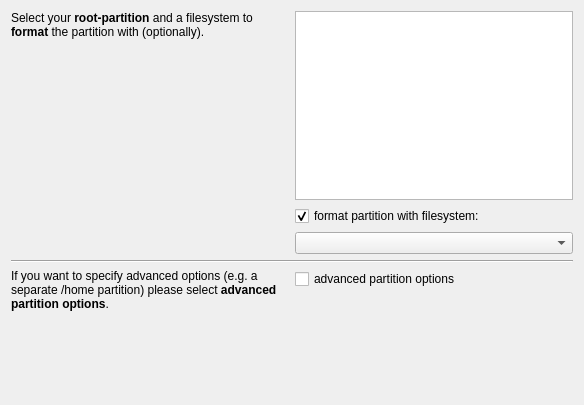
<?xml version="1.0" encoding="UTF-8"?>
<ui version="4.0">
 <class>wpRootPartition</class>
 <widget class="QWizardPage" name="wpRootPartition">
  <property name="geometry">
   <rect>
    <x>0</x>
    <y>0</y>
    <width>584</width>
    <height>405</height>
   </rect>
  </property>
  <property name="windowTitle">
   <string>WizardPage</string>
  </property>
  <property name="title">
   <string>Partitions</string>
  </property>
  <property name="subTitle">
   <string>Select root partition</string>
  </property>
  <layout class="QGridLayout" name="gridLayout">
   <item row="0" column="0" rowspan="3">
    <widget class="QLabel" name="lblHelpText">
     <property name="sizePolicy">
      <sizepolicy hsizetype="MinimumExpanding" vsizetype="Expanding">
       <horstretch>0</horstretch>
       <verstretch>0</verstretch>
      </sizepolicy>
     </property>
     <property name="minimumSize">
      <size>
       <width>150</width>
       <height>0</height>
      </size>
     </property>
     <property name="text">
      <string>&lt;!DOCTYPE HTML PUBLIC &quot;-//W3C//DTD HTML 4.0//EN&quot; &quot;http://www.w3.org/TR/REC-html40/strict.dtd&quot;&gt;
&lt;html&gt;&lt;head&gt;&lt;meta name=&quot;qrichtext&quot; content=&quot;1&quot; /&gt;&lt;style type=&quot;text/css&quot;&gt;
p, li { white-space: pre-wrap; }
&lt;/style&gt;&lt;/head&gt;&lt;body style=&quot; font-family:'DejaVu Sans'; font-size:9pt; font-weight:400; font-style:normal;&quot;&gt;
&lt;p style=&quot; margin-top:0px; margin-bottom:0px; margin-left:0px; margin-right:0px; -qt-block-indent:0; text-indent:0px;&quot;&gt;Select your &lt;span style=&quot; font-weight:600;&quot;&gt;root-partition&lt;/span&gt; and a filesystem to &lt;span style=&quot; font-weight:600;&quot;&gt;format&lt;/span&gt; the partition with (optionally).&lt;/p&gt;&lt;/body&gt;&lt;/html&gt;</string>
     </property>
     <property name="textFormat">
      <enum>Qt::RichText</enum>
     </property>
     <property name="alignment">
      <set>Qt::AlignLeading|Qt::AlignLeft|Qt::AlignTop</set>
     </property>
     <property name="wordWrap">
      <bool>true</bool>
     </property>
     <property name="openExternalLinks">
      <bool>true</bool>
     </property>
    </widget>
   </item>
   <item row="0" column="1">
    <widget class="QListWidget" name="rootPartitionDev"/>
   </item>
   <item row="1" column="1">
    <widget class="QCheckBox" name="chkFormat">
     <property name="text">
      <string>format partition with filesystem:</string>
     </property>
     <property name="checked">
      <bool>true</bool>
     </property>
    </widget>
   </item>
   <item row="2" column="1">
    <widget class="QComboBox" name="rootPartitionFs"/>
   </item>
   <item row="3" column="0" colspan="2">
    <widget class="Line" name="line">
     <property name="orientation">
      <enum>Qt::Horizontal</enum>
     </property>
    </widget>
   </item>
   <item row="4" column="0" rowspan="2">
    <widget class="QLabel" name="lblHelpText_2">
     <property name="sizePolicy">
      <sizepolicy hsizetype="MinimumExpanding" vsizetype="Expanding">
       <horstretch>0</horstretch>
       <verstretch>0</verstretch>
      </sizepolicy>
     </property>
     <property name="minimumSize">
      <size>
       <width>150</width>
       <height>0</height>
      </size>
     </property>
     <property name="text">
      <string>&lt;!DOCTYPE HTML PUBLIC &quot;-//W3C//DTD HTML 4.0//EN&quot; &quot;http://www.w3.org/TR/REC-html40/strict.dtd&quot;&gt;
&lt;html&gt;&lt;head&gt;&lt;meta name=&quot;qrichtext&quot; content=&quot;1&quot; /&gt;&lt;style type=&quot;text/css&quot;&gt;
p, li { white-space: pre-wrap; }
&lt;/style&gt;&lt;/head&gt;&lt;body style=&quot; font-family:'DejaVu Sans'; font-size:9pt; font-weight:400; font-style:normal;&quot;&gt;
&lt;p style=&quot; margin-top:0px; margin-bottom:0px; margin-left:0px; margin-right:0px; -qt-block-indent:0; text-indent:0px;&quot;&gt;If you want to specify advanced options (e.g. a separate /home partition) please select &lt;span style=&quot; font-weight:600;&quot;&gt;advanced partition options&lt;/span&gt;.&lt;/p&gt;&lt;/body&gt;&lt;/html&gt;</string>
     </property>
     <property name="textFormat">
      <enum>Qt::RichText</enum>
     </property>
     <property name="alignment">
      <set>Qt::AlignLeading|Qt::AlignLeft|Qt::AlignTop</set>
     </property>
     <property name="wordWrap">
      <bool>true</bool>
     </property>
     <property name="openExternalLinks">
      <bool>true</bool>
     </property>
    </widget>
   </item>
   <item row="4" column="1">
    <widget class="QCheckBox" name="chkAdvanced">
     <property name="text">
      <string>advanced partition options</string>
     </property>
    </widget>
   </item>
   <item row="5" column="1">
    <spacer name="verticalSpacer">
     <property name="orientation">
      <enum>Qt::Vertical</enum>
     </property>
     <property name="sizeHint" stdset="0">
      <size>
       <width>228</width>
       <height>108</height>
      </size>
     </property>
    </spacer>
   </item>
  </layout>
 </widget>
 <resources/>
 <connections>
  <connection>
   <sender>chkFormat</sender>
   <signal>toggled(bool)</signal>
   <receiver>rootPartitionFs</receiver>
   <slot>setEnabled(bool)</slot>
   <hints>
    <hint type="sourcelabel">
     <x>388</x>
     <y>213</y>
    </hint>
    <hint type="destinationlabel">
     <x>390</x>
     <y>246</y>
    </hint>
   </hints>
  </connection>
 </connections>
</ui>
